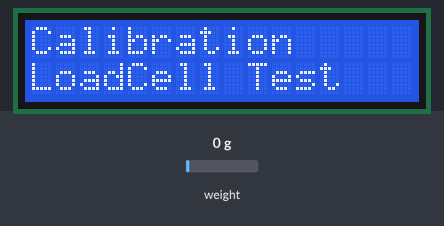
Bench run of a sketch on a simulated Arduino Uno, built with avr-gcc and run on an emulated ATmega328P. Parts: 16×2 character LCD. The test bench sets the inputs (shaded band); at power-on: weight on the scale 0 g. What the sketch prints to the serial monitor is not drawn.

Above: at 1.1 s.
At 18.5 s:
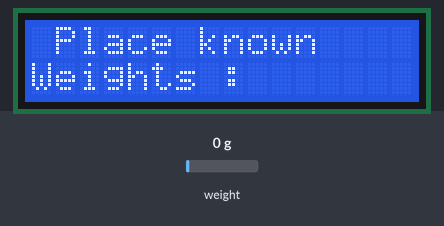
18.6 s: weight on the scale set to 100 g
At 29.5 s:
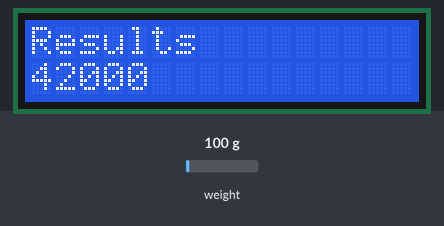
Timing chart, 0 to 31.0 s (numbered marks = the images above; inputs shaded):
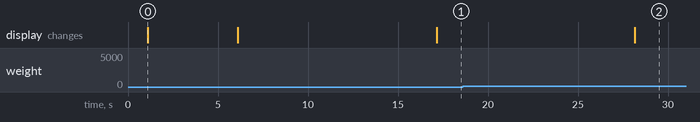

The sketch:

calibrationloadcell.ino
```cpp
// Calibrating the load cell
#include <Arduino.h>
#include "HX711.h"
#include <Wire.h>

#include <LiquidCrystal_I2C.h>
LiquidCrystal_I2C lcd(0x27,16,2); //set the LCD address to 0x27 for a 16 chars and 2 line display
// HX711 circuit wiring
const int LOADCELL_DOUT_PIN = 12;
const int LOADCELL_SCK_PIN = 14;

HX711 scale;

void setup() {
  Serial.begin(115200);
  scale.begin(LOADCELL_DOUT_PIN, LOADCELL_SCK_PIN);
scale.tare();
  lcd.begin();
  lcd.backlight();

  // Print a welcome message to the LCD
  lcd.setCursor(0, 0);
  lcd.print("Calibration");
  lcd.setCursor(0, 1);
  lcd.print("LoadCell Test");

  delay(5000);
}

void loop() {

  if (scale.is_ready()) {
    scale.set_scale();
    lcd.clear();
  lcd.setCursor(0, 0);
  lcd.print("remove weights  ");
    Serial.println("Tare... remove any weights from the scale.");
    delay(10000);
    scale.tare();
    lcd.clear();
  lcd.setCursor(0, 0);
  lcd.print(" Tare Done: ");
    Serial.println("Tare done...");
    lcd.clear();
  lcd.setCursor(0, 0);
  lcd.print(" Place known ");
  lcd.setCursor(0,1);
  lcd.print("Weights : ");
    Serial.print("Place a known weight on the scale...");
    delay(10000);
    long reading = scale.get_units(10);
    lcd.clear();
  lcd.setCursor(0, 0);

  lcd.print("Results");
   lcd.setCursor(0, 1);
   lcd.print(reading);

    Serial.print("Result: ");
    Serial.println(reading);
    delay(9000);
  }
  else {
    lcd.clear();
  lcd.setCursor(0, 0);

  lcd.print("HX711 not found");
    Serial.println("HX711 not found.");
  }
  delay(1000);
}

//calibration factor will be the (reading)/(known weight)
```

Measured:
- after the input at 18.6 s, the display: changes after 9.6 s (image 2)
- what the display in image 0 shows lasts 5.0 s, from 1.1 s to 6.1 s
